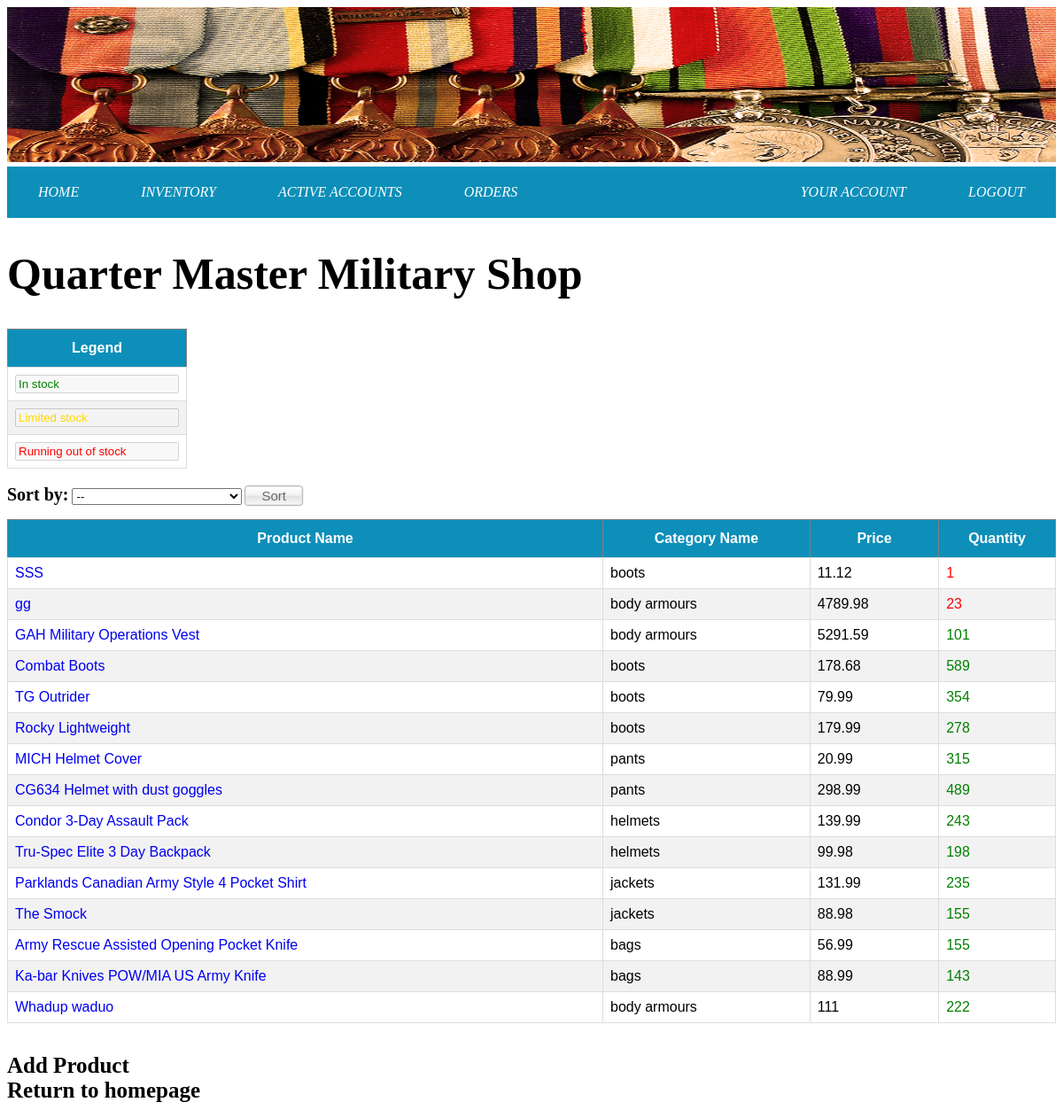
Page /QMDB_INVENTORY.php (signed in) on the committed database.
### tables this page shows
CREATE TABLE `product` (
  `product_id` int(9) NOT NULL,
  `product_name` varchar(50) NOT NULL,
  `product_description` varchar(500) DEFAULT NULL,
  `product_price` double NOT NULL,
  `quantity` int(11) NOT NULL,
  `product_image` blob NOT NULL,
  `category_id` int(2) NOT NULL
);

CREATE TABLE `category` (
  `category_id` int(2) NOT NULL,
  `category_name` varchar(30) NOT NULL,
  `category_url` varchar(100) NOT NULL
);

### QMDB_INVENTORY.php (the view, shortened to what this page needs)
<html>
   <head>
    <link rel="stylesheet" type="text/css" href="QMDB_01.css">
   </head>
   <body>
   <header>
      <img id="headerImage" src="header.jpg" alt="2806 Logo" >
		<div id="header">
			<div id="navbar">
				<ul style="list-style-type:none;margin:0;padding:0;">
					<li><a href="qmdb_admin.php">HOME</a></li>
					<li><a href="QMDB_INVENTORY.php">INVENTORY</a></li>
					<li><a href="QMDB_ALL_ACCOUNTS.php">ACTIVE ACCOUNTS</a></li>
					<li><a href="ADMIN_ALL_ORDERS.php">ORDERS</a></li>
					<div id="rightmostElements">
					<li><a href="ADMIN_PROFILE.php">YOUR ACCOUNT</a></li>
					<li><a href="logout.php">LOGOUT</a></li>
					</div>
				</ul>
			</div>
		</div>
		</header>
       <h1 style="font-size: 50px;">Quarter Master Military Shop</h1>
       <table border="1" id="legend">
           <thead>
              <tr>
                  <th>Legend</th>
              </tr>
           </thead>
           <tbody>
              <tr>
                  <td><input style='color: green' type="text" value="In stock" disabled/></td>
              </tr>
              <tr>
                  <td><input style='color: gold' type="text" value="Limited stock" disabled/></td>
              </tr>
              <tr>
                  <td><input style='color: red' type="text" value="Running out of stock" disabled/></td>
              </tr>
           </tbody>
       </table>
       <br/>
          <form action="QMDB_INVENTORY.php" method="post" id="sort">
            <label style="font-weight: bold; color: #000000; font-size: 20px;">Sort by:</label> <select id="sortBy" name="sortBy">
              <?php $sortBy = $_POST["sortBy"]; ?>
              <option value="0" <?php if($sortBy == "0") { ?>selected <?php } ?> >--</option>
            </select>
            <input type="submit" name="sort" value="Sort">
          </form>
       <form action="QMDB_INVENTORY.php" method="post">
        <table border="1" id="inventory">
       <thead>
          <tr>
             <th>Product Name</th>
             <th>Category Name</th>
             <th>Price</th>
             <th>Quantity</th>
          </tr>
       </thead>
	   <tbody>
            <?php
               if(isset($_POST['sort']))
               {
                  $sortBy = $_POST['sortBy'];
                  if($sortBy == "1")
                  {
                     include('connection.php');
                     $STH = $DBH->prepare("SELECT product_id, product_name, quantity, category_name, product_price FROM product INNER JOIN category USING (category_id) ORDER BY product_name ASC");
		             $STH->execute();
                     while($row = $STH->fetch())
		             {
                       $product_id = $row['product_id'];
                       $product_name = $row['product_name'];
                       $quantity = $row['quantity'];
                       $category_name = $row['category_name'];
                       $product_price = $row['product_price'];
                       echo "<tr>";
                       echo "<td><a href='SELECTED_PRODUCT.php?product_id=$product_id'>$product_name</a></td>";
                       echo "<td>$category_name</td>";
                       echo "<td>$product_price</td>";
                       if($quantity < 50)
                       {
                          echo "<td style='color: red'>$quantity</td>";
                       }
                       if($quantity >= 50 && $quantity < 100)
                       {
                          echo "<td style='color: gold'>$quantity</td>";
                       }
                       if($quantity >= 100)
                       {
                          echo "<td style='color: green'>$quantity</td>";
                       }
                       echo "</tr>";
                    }
                  }
                  if($sortBy == "2")
                  {
                     include('connection.php');
                     $STH = $DBH->prepare("SELECT product_id, product_name, quantity, category_name, product_price FROM product INNER JOIN category USING (category_id) ORDER BY category_name ASC");
		             $STH->execute();
                     while($row = $STH->fetch())
		             {
                       $product_id = $row['product_id'];
                       $product_name = $row['product_name'];
                       $quantity = $row['quantity'];
                       $category_name = $row['category_name'];
                       $product_price = $row['product_price'];
                       echo "<tr>";
                       echo "<td><a name='product' href='SELECTED_PRODUCT.php?product_id=$product_id'>$product_name</a></td>";
                       echo "<td>$category_name</td>";
                       echo "<td>$product_price</td>";
                       if($quantity < 50)
                       {
                          echo "<td style='color: red'>$quantity</td>";
                       }
                       if($quantity >= 50 && $quantity < 100)
                       {
                          echo "<td style='color: gold'>$quantity</td>";
                       }
                       if($quantity >= 100)
                       {
                          echo "<td style='color: green'>$quantity</td>";
                       }
                       echo "</tr>";
                    }
                  }
                  if($sortBy == "3")
                  {
                     include('connection.php');
                     $STH = $DBH->prepare("SELECT product_id, product_name, quantity, category_name, product_price FROM product INNER JOIN category USING (category_id) ORDER BY quantity ASC");
		             $STH->execute();
                     while($row = $STH->fetch())
		             {
                       $product_id = $row['product_id'];
                       $product_name = $row['product_name'];
                       $quantity = $row['quantity'];
                       $category_name = $row['category_name'];
                       $product_price = $row['product_price'];
                       echo "<tr>";
                       echo "<td><a href='SELECTED_PRODUCT.php?product_id=$product_id'>$product_name</a></td>";
                       echo "<td>$category_name</td>";
                       echo "<td>$product_price</td>";
                       if($quantity < 50)
                       {
                          echo "<td style='color: red'>$quantity</td>";
                       }
                       if($quantity >= 50 && $quantity < 100)
                       {
                          echo "<td style='color: gold'>$quantity</td>";
                       }
                       if($quantity >= 100)
                       {
                          echo "<td style='color: green'>$quantity</td>";
                       }
                       echo "</tr>";
                    }
                  }
                  if($sortBy == "4")
                  {
                     include('connection.php');
                     $STH = $DBH->prepare("SELECT product_id, product_name, quantity, category_name, product_price FROM product INNER JOIN category USING (category_id) ORDER BY product_price ASC");
		             $STH->execute();
                     while($row = $STH->fetch())
		             {
                       $product_id = $row['product_id'];
                       $product_name = $row['product_name'];
                       $quantity = $row['quantity'];
                       $category_name = $row['category_name'];
                       $product_price = $row['product_price'];
                       echo "<tr>";
                       echo "<td><a href='SELECTED_PRODUCT.php?product_id=$product_id'>$product_name</a></td>";
                       echo "<td>$category_name</td>";
                       echo "<td>$product_price</td>";
                       if($quantity < 50)
                       {
                          echo "<td style='color: red'>$quantity</td>";
                       }
                       if($quantity >= 50 && $quantity < 100)
                       {
                          echo "<td style='color: gold'>$quantity</td>";
                       }
                       if($quantity >= 100)
                       {
                          echo "<td style='color: green'>$quantity</td>";
                       }
                       echo "</tr>";
                    }
                  }
                  if($sortBy == "5")
                  {
                     include('connection.php');
                     $STH = $DBH->prepare("SELECT product_id, product_name, quantity, category_name, product_price FROM product INNER JOIN category USING (category_id) ORDER BY product_price DESC");
		             $STH->execute();
                     while($row = $STH->fetch())
		             {
                       $product_id = $row['product_id'];
                       $product_name = $row['product_name'];
                       $quantity = $row['quantity'];
                       $category_name = $row['category_name'];
                       $product_price = $row['product_price'];
                       echo "<tr>";
                       echo "<td><a href='SELECTED_PRODUCT.php?product_id=$product_id'>$product_name</a></td>";
                       echo "<td>$category_name</td>";
                       echo "<td>$product_price</td>";
                       if($quantity < 50)
                       {
                          echo "<td style='color: red'>$quantity</td>";
                       }
                       if($quantity >= 50 && $quantity < 100)
                       {
                          echo "<td style='color: gold'>$quantity</td>";
                       }
                       if($quantity >= 100)
                       {
                          echo "<td style='color: green'>$quantity</td>";
                       }
                       echo "</tr>";
                    }
                  }
                  if($sortBy == "6")
                  {
                     include('connection.php');
                     $STH = $DBH->prepare("SELECT product_id, product_name, quantity, category_name, product_price FROM product INNER JOIN category USING (category_id) ORDER BY quantity DESC");
		             $STH->execute();
                     while($row = $STH->fetch())
		             {
                       $product_id = $row['product_id'];
                       $product_name = $row['product_name'];
                       $quantity = $row['quantity'];
                       $category_name = $row['category_name'];
                       $product_price = $row['product_price'];
                       echo "<tr>";
                       echo "<td><a href='SELECTED_PRODUCT.php?product_id=$product_id'>$product_name</a></td>";
                       echo "<td>$category_name</td>";
                       echo "<td>$product_price</td>";
                       if($quantity < 50)
                       {
                          echo "<td style='color: red'>$quantity</td>";
                       }
                       if($quantity >= 50 && $quantity < 100)
                       {
                          echo "<td style='color: gold'>$quantity</td>";
                       }
                       if($quantity >= 100)
                       {
                          echo "<td style='color: green'>$quantity</td>";
                       }
                       echo "</tr>";
                    }
                  }
                  if($sortBy == "7")
                  {
                     include('connection.php');
                     $STH = $DBH->prepare("SELECT product_id, product_name, quantity, category_name, product_price FROM product INNER JOIN category USING (category_id) ORDER BY category_name DESC");
		             $STH->execute();
                     while($row = $STH->fetch())
		             {
                       $product_id = $row['product_id'];
                       $product_name = $row['product_name'];
                       $quantity = $row['quantity'];
                       $category_name = $row['category_name'];
                       $product_price = $row['product_price'];
                       echo "<tr>";
                       echo "<td><a name='product' href='SELECTED_PRODUCT.php?product_id=$product_id'>$product_name</a></td>";
                       echo "<td>$category_name</td>";
                       echo "<td>$product_price</td>";
                       if($quantity < 50)
                       {
                          echo "<td style='color: red'>$quantity</td>";
                       }
                       if($quantity >= 50 && $quantity < 100)
                       {
                          echo "<td style='color: gold'>$quantity</td>";
                       }
                       if($quantity >= 100)
                       {
                          echo "<td style='color: green'>$quantity</td>";
                       }
                       echo "</tr>";
                    }
                  }
                  if($sortBy == "0")
                  {
                     include('connection.php');
                     $STH = $DBH->prepare("SELECT product_id, product_name, quantity, category_name, product_price FROM product INNER JOIN category USING (category_id)");
		             $STH->execute();
                     while($row = $STH->fetch())
		             {
                       $product_id = $row['product_id'];
                       $product_name = $row['product_name'];
                       $quantity = $row['quantity'];
                       $category_name = $row['category_name'];
                       $product_price = $row['product_price'];
                       echo "<tr>";
                       echo "<td><a href='SELECTED_PRODUCT.php?product_id=$product_id'>$product_name</a></td>";
                       echo "<td>$category_name</td>";
                       echo "<td>$product_price</td>";
                       if($quantity < 50)
                       {
                          echo "<td style='color: red'>$quantity</td>";
                       }
                       if($quantity >= 50 && $quantity < 100)
                       {
                          echo "<td style='color: gold'>$quantity</td>";
                       }
                       if($quantity >= 100)
                       {
                          echo "<td style='color: green'>$quantity</td>";
                       }
                       echo "</tr>";
                    }
                  }
               }
               else
               {
                  include('connection.php');
                  $STH = $DBH->prepare("SELECT product_id, product_name, quantity, category_id, category_name, product_price  FROM product INNER JOIN category USING (category_id)");
		          $STH->execute();
                  while($row = $STH->fetch())
		          {
                    $product_id = $row['product_id'];
                    $product_name = $row['product_name'];
                    $quantity = $row['quantity'];
                    $category_name = $row['category_name'];
                    $product_price = $row['product_price'];
                    echo "<tr>";
                    echo "<td><a href='SELECTED_PRODUCT.php?product_id=$product_id'>$product_name</a></td>";
                    echo "<td>$category_name</td>";
                    echo "<td>$product_price</td>";
                    if($quantity < 50)
                    {
                      echo "<td style='color: red'>$quantity</td>";
                    }
                    if($quantity >= 100)
                    {
                      echo "<td style='color: green'>$quantity</td>";
                    }
                    echo "</tr>";
                  }
               }
            ?>
	   </tbody>
      </table>
     </form>
     <br/>
     <footer>
       <a style="font-weight: bold; color: #000000; font-size: 25px;" href="ADD_PRODUCT.php" id="add">Add Product</a><br/>
     <a style="font-weight: bold; color: #000000; font-size: 25px;" href="QMDB_ADMIN.php" id="return">Return to homepage</a>
    </footer>
   </body>
</html>

### rows in the picture
product: product_name "SSS", category.category_name "boots", product_price "11.12", quantity "1"
product: product_name "gg", category.category_name "body armours", product_price "4789.98", quantity "23"
product: product_name "GAH Military Operations Vest", category.category_name "body armours", product_price "5291.59", quantity "101"
product: product_name "Combat Boots", category.category_name "boots", product_price "178.68", quantity "589"
product: product_name "TG Outrider", category.category_name "boots", product_price "79.99", quantity "354"
product: product_name "Rocky Lightweight", category.category_name "boots", product_price "179.99", quantity "278"
product: product_name "MICH Helmet Cover", category.category_name "pants", product_price "20.99", quantity "315"
product: product_name "CG634 Helmet with dust goggles", category.category_name "pants", product_price "298.99", quantity "489"
product: product_name "Condor 3-Day Assault Pack", category.category_name "helmets", product_price "139.99", quantity "243"
product: product_name "Tru-Spec Elite 3 Day Backpack", category.category_name "helmets", product_price "99.98", quantity "198"
product: product_name "Parklands Canadian Army Style 4 Pocket Shirt", category.category_name "jackets", product_price "131.99", quantity "235"
product: product_name "The Smock", category.category_name "jackets", product_price "88.98", quantity "155"
product: product_name "Army Rescue Assisted Opening Pocket Knife", category.category_name "bags", product_price "56.99", quantity "155"
product: product_name "Ka-bar Knives POW/MIA US Army Knife", category.category_name "bags", product_price "88.99", quantity "143"
product: product_name "Whadup waduo", category.category_name "body armours", product_price "111", quantity "222"
